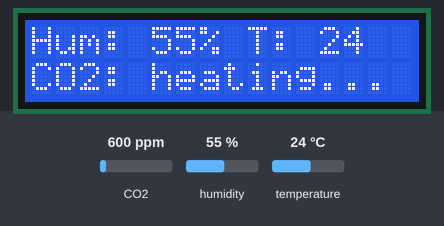
Simulated run of this sketch. Board: Arduino Uno, built with avr-gcc and run on an emulated ATmega328P. Parts: 16×2 character LCD. The inputs (shaded band) are chosen by the test bench; at power-on: humidity 55 %, temperature 24 °C, CO2 600 ppm. What the sketch prints to the serial monitor is not drawn.

Above: at 1.2 s.
1.3 s: humidity set to 22 %
At 5.5 s:
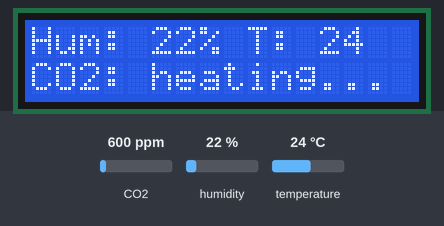
7.3 s: temperature set to 12 °C
At 10.6 s:
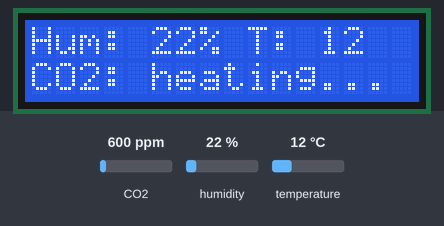
13.3 s: humidity set to 40 %
At 15.6 s:
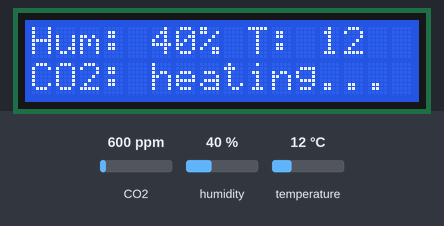
19.3 s: temperature set to 19 °C
At 20.6 s:
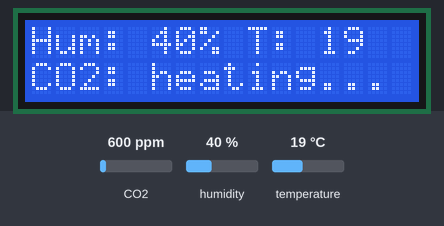
Timing chart, 0 to 22.3 s (numbered marks = the images above; inputs shaded):
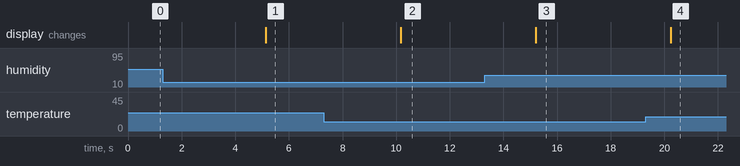

The sketch:

main.ino
```cpp
//Libraries
#include <DHT.h>
#include <MHZ19.h>
#include <LiquidCrystal.h>

//Constants
#define DHTPIN 10
#define DHTTYPE DHT22   // DHT 22  (AM2302)
DHT dht(DHTPIN, DHTTYPE); //// Initialize DHT sensor for normal 16mhz Arduino

#define RX_PIN A1
#define TX_PIN A0
MHZ19 mhz19;

//define buttonPin 1
#define ledPin 2

LiquidCrystal lcd(8, 9, 4, 5, 6, 7);

//Variables
int ppm;
float hum;  //Stores humidity value
float temp; //Stores temperature value
int timeout = 180; //seconds
int del = 5000; //milliseconds

void setup()
{
    Serial.begin(9600);
    mhz19.begin(RX_PIN, TX_PIN);
    mhz19.setAutoCalibration(false);
    dht.begin();
    lcd.begin(16, 2);
}

void loop()
{
    //Read data and store it into variables
    hum = dht.readHumidity();
    temp = dht.readTemperature();
    ppm = mhz19.getPPM();

    //Print data to serial monitor
    Serial.print("Humidity: ");
    Serial.print(hum);
    Serial.print("%, Temp: ");
    Serial.print(temp);
    Serial.print(" C, CO2: ");
    if (timeout > 0) {
      timeout -= del/1000;
      Serial.println("heating...");
    }
    else
    {
      Serial.println(ppm);
    }

    //Print data to lcd
    lcd.clear();
    lcd.setCursor(0, 0);
    lcd.print("Hum: ");
    lcd.print(hum, 0);
    lcd.print("%");
    lcd.print(" T: ");
    lcd.print(temp, 0);
    lcd.setCursor(0, 1);
    lcd.print("CO2: ");
    if (timeout > 0) {
      timeout -= del/1000;
      lcd.print("heating...");
    }
    else
    {
      lcd.print(ppm);
    }

    delay(del); //Delay 5 sec.
}
```

Measured:
- after the input at 1.3 s, the display: changes after 3.8 s (image 1)
- after the input at 7.3 s, the display: changes after 2.9 s (image 2)
- after the input at 13.3 s, the display: changes after 1.9 s (image 3)
- after the input at 19.3 s, the display: changes after 0.93 s (image 4)
